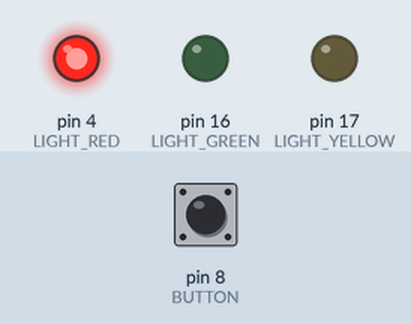
This sketch was run on a simulated Arduino Uno, built with avr-gcc and run on an emulated ATmega328P. Shown: output pins drawn as LEDs (lit = HIGH). The test bench sets the inputs (shaded band); at power-on: pin 8 (BUTTON) HIGH.

Above: at 1.2 s.
1.3 s: pin 8 (BUTTON) pulled LOW for 0.15 s
At 4.6 s:
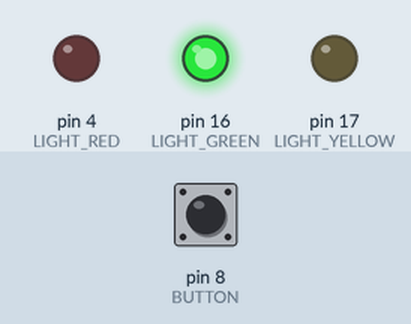
At 5.7 s:
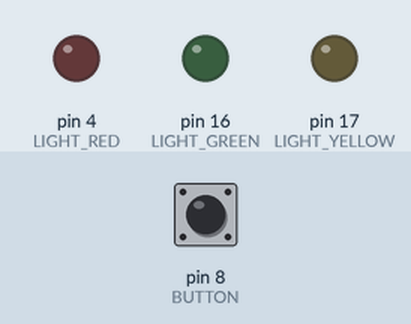
7.4 s: pin 8 (BUTTON) pulled LOW for 3.2 s
At 16.1 s:
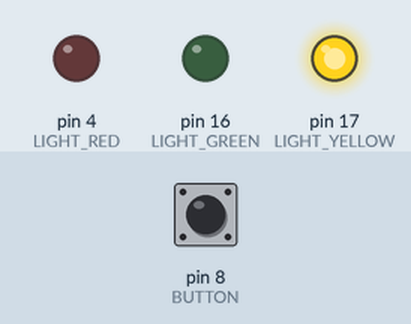
Timing chart, 0 to 17.8 s (numbered marks = the images above; inputs shaded):
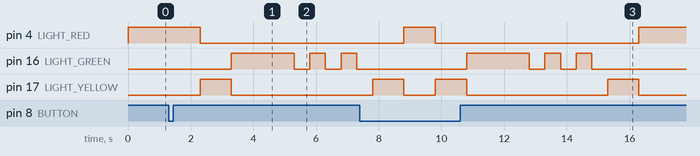

Measured:
- after the input at 1.3 s, pin 4 (LIGHT_RED): HIGH → LOW after 1.0 s; pin 16 (LIGHT_GREEN): LOW → HIGH after 2.0 s, then repeats every 1.0 s: LOW 0.50 s, HIGH 0.50 s; pin 17 (LIGHT_YELLOW): LOW → HIGH after 1.0 s, → LOW 1.0 s later
- after the input at 7.4 s, pin 16 (LIGHT_GREEN): LOW → HIGH after 3.4 s, then repeats every 1.0 s: LOW 0.50 s, HIGH 0.50 s, until it stays LOW from 14.8 s

The sketch:

Traffic_Light.ino
```cpp
#define LIGHT_RED 4
#define LIGHT_YELLOW 17
#define LIGHT_GREEN 16
#define BUTTON 8

void setup() {
  pinMode(LIGHT_RED, OUTPUT);
  pinMode(LIGHT_YELLOW, OUTPUT);
  pinMode(LIGHT_GREEN, OUTPUT);
  pinMode(BUTTON, INPUT_PULLUP);
}

void loop() {
  digitalWrite(LIGHT_RED, HIGH);
  digitalWrite(LIGHT_YELLOW, LOW);
  digitalWrite(LIGHT_GREEN, LOW);

  if (digitalRead(BUTTON) == LOW) {
    delay(1000);
    digitalWrite(LIGHT_RED, LOW);
    digitalWrite(LIGHT_YELLOW, HIGH);
    delay(1000);
    digitalWrite(LIGHT_YELLOW, LOW);
    digitalWrite(LIGHT_GREEN, HIGH);
    delay(1500);
    for (int i = 0; i < 3; i++) {
      digitalWrite(LIGHT_GREEN, HIGH);
      delay(500);
      digitalWrite(LIGHT_GREEN, LOW);
      delay(500);
    }
    digitalWrite(LIGHT_YELLOW, HIGH);
    delay(1000);
    digitalWrite(LIGHT_YELLOW, LOW);
  }
}
```
